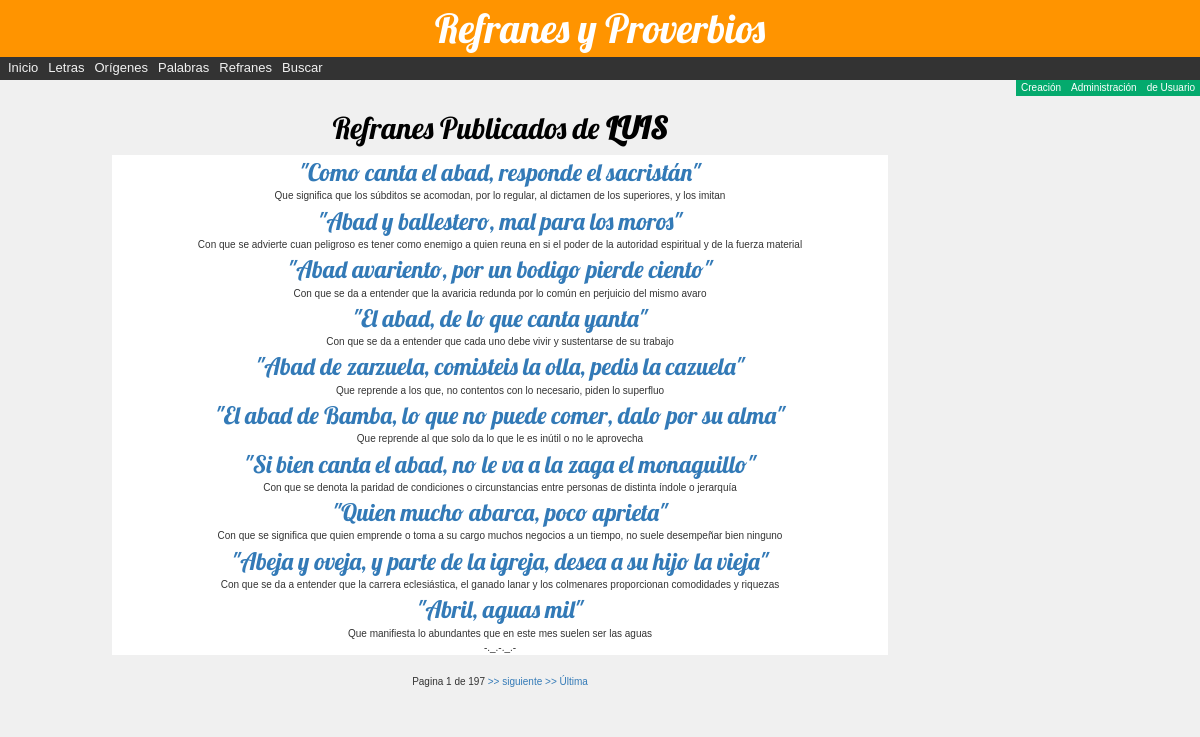
/refran/mispublicados/ (signed in), run on the app's committed database.
### refran/models.py (models this page shows, shortened)
class Refran(models.Model):
   id = models.UUIDField(
        primary_key=True,
        default=uuid.uuid4,
        )
   dicho = models.TextField(
           'Refrán',
           max_length=191,
           )
   explicacion = models.TextField(
                 'Explicación',
                 max_length=251,
                 )
   fecha = models.DateField(
           'Registrado',
           default=date.today,
           null=True,
           blank=True
           )
   fechaaprobacion = models.DateField(
           'Aprobado',
           null=True,
           blank=True
           )
   fechapublicacion = models.DateField(
           'Publicado',
           null=True,
           blank=True
           )
   ESTADOS = (
         ('r', 'Revisión'),
         ('a', 'Aprobado'),
         ('p', 'Publicado')
      )
   estado = models.CharField(
            'Estado',
            max_length=1,
            choices=ESTADOS,
            blank=True,
            default='r',
            )
   letra = models.ForeignKey(
           'Letra',
           on_delete=models.RESTRICT,
           null=False
           )
   palabra = models.ForeignKey(
             'Palabra',
             on_delete=models.RESTRICT,
             null=True
             )
   origen = models.ForeignKey(
            'Origen',
            on_delete=models.RESTRICT,
            null=True
            )
   creador = models.ForeignKey(
             settings.AUTH_USER_MODEL,
             on_delete=models.SET_NULL,
             null=True,
             blank=True
             )
   class Meta:
      ordering = ['palabra', 'fecha', 'fechaaprobacion', 'fechapublicacion']
   @property
   def es_antiguo(self):
      return bool(self.fecha and self.creador and self.fecha < date.today() - datetime.timedelta(weeks=52))

### refran/views.py (the view)
# urls.py: path('mispublicados/', views.RefranesPublicadosListView.as_view(), name='mis-refranes-publicados'),
class RefranesPublicadosListView(LoginRequiredMixin, generic.ListView):
   model = Refran
   template_name = 'refran/refranespublicados_de_usuario.html'
   paginate_by = 10
   def get_queryset(self):
      return(
         Refran.objects.filter(creador=self.request.user).filter(estado__exact='p').order_by('palabra')
         )

### refran/templates/refran/refranespublicados_de_usuario.html
{% extends "base_generic.html" %}
{% block content %}
<div class="col-sm-10">
   <div class="titulo_pag">
   <h2>Refranes Publicados de <strong>{{ user.get_username.upper }}</strong></h2>
   </div>
   <div id="contenido">
   <section>
      <article>
   {% if refran_list %}
   <table border="0" width="100%">
         <tr>
      {% for refran in refran_list %}
         <td align="center" class="{% if refran.es_antiguo %}text-danger{% endif %}">
            <a class="refran" href="{% url 'refran-detalle' refran.pk %}">"{{ refran.dicho }}"</a>
          </td>
          </tr><tr>
          <td>  {{ refran.explicacion }}</td>
          </tr>
      {% endfor %}
      <tr><td>-._.-._.-</td></tr>
   </table>
   {% else %}
      <p>No tienes refranes en revisión</p>
   {% endif %}
     </article>
  </section>
{% endblock %}

### refran/static/css/estilos.css (style rules this page uses)
body { margin:0; font-family: Arial, Helvetica, sans-serif; background-color:#f0f0f0; font-size:100%; margin:0; padding:0; border:0; }
h1, h2 { font-family: 'Lobster', cursive; }
.titulo_pag { font-family:Lobster; color:#000000; z-index:1; position:relative; text-align:center; font-size:2.5em; padding-top:0.5em; }
#contenido { width:80%; margin: 0 auto; x_background-color:#f9f9f2; x_border-radius: 5rem 5rem 5rem 5rem; }
section { x_border-radius: 5rem 5rem 5rem 5rem; }
article { x_-webkit-box-sizing:border-box; x_-moz-box-sizing:border-box; x_box-sizing:border-box; float:left; height:100%; width:100%; background-color:white; padding:0px; text-align:center; x_border-color:red; x_border-style:double; x_border-radius: 5rem 5rem 5rem 5rem; }
.refran { margin-top: 10px; margin-botton: 15px; font-family: 'Lobster'; font-size: 18pt; }

### data on the page
Refran: dicho "Como canta el abad, responde el sacristán", explicacion "Que significa que los súbditos se acomodan, por lo regular, al dictamen de los superiores, y los imitan"
Refran: dicho "Abad y ballestero, mal para los moros", explicacion "Con que se advierte cuan peligroso es tener como enemigo a quien reuna en si el poder de la autoridad espiritual y de la fuerza material"
Refran: dicho "Abad avariento, por un bodigo pierde ciento", explicacion "Con que se da a entender que la avaricia redunda por lo común en perjuicio del mismo avaro"
Refran: dicho "El abad, de lo que canta yanta", explicacion "Con que se da a entender que cada uno debe vivir y sustentarse de su trabajo"
Refran: dicho "Abad de zarzuela, comisteis la olla, pedis la cazuela", explicacion "Que reprende a los que, no contentos con lo necesario, piden lo superfluo"
Refran: dicho "El abad de Bamba, lo que no puede comer, dalo por su alma", explicacion "Que reprende al que solo da lo que le es inútil o no le aprovecha"
Refran: dicho "Si bien canta el abad, no le va a la zaga el monaguillo", explicacion "Con que se denota la paridad de condiciones o circunstancias entre personas de distinta índole o jerarquía"
Refran: dicho "Quien mucho abarca, poco aprieta", explicacion "Con que se significa que quien emprende o toma a su cargo muchos negocios a un tiempo, no suele desempeñar bien ninguno"
Refran: dicho "Abeja y oveja, y parte de la igreja, desea a su hijo la vieja", explicacion "Con que se da a entender que la carrera eclesiástica, el ganado lanar y los colmenares proporcionan comodidades y riquezas"
Refran: dicho "Abril, aguas mil", explicacion "Que manifiesta lo abundantes que en este mes suelen ser las aguas"

### other printed values
{{ user.get_username.upper }} "LUIS"
{{ page_obj.number }} "1"
{{ page_obj.paginator.num_pages }} "197"
